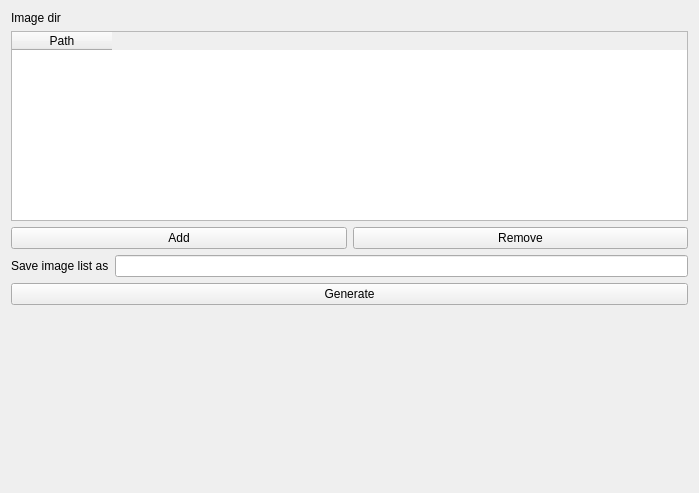
<?xml version="1.0" encoding="UTF-8"?>
<ui version="4.0">
 <class>generate_image_list</class>
 <widget class="QWidget" name="generate_image_list">
  <property name="geometry">
   <rect>
    <x>0</x>
    <y>0</y>
    <width>699</width>
    <height>493</height>
   </rect>
  </property>
  <property name="windowTitle">
   <string>Form</string>
  </property>
  <layout class="QVBoxLayout" name="verticalLayout_2">
   <item>
    <layout class="QVBoxLayout" name="verticalLayout">
     <item>
      <widget class="QLabel" name="label">
       <property name="text">
        <string>Image dir</string>
       </property>
      </widget>
     </item>
     <item>
      <widget class="QTableWidget" name="tableWidget">
       <column>
        <property name="text">
         <string>Path</string>
        </property>
       </column>
      </widget>
     </item>
    </layout>
   </item>
   <item>
    <layout class="QHBoxLayout" name="horizontalLayout">
     <item>
      <widget class="QPushButton" name="pushButtonAddDir">
       <property name="text">
        <string>Add</string>
       </property>
      </widget>
     </item>
     <item>
      <widget class="QPushButton" name="pushButtonRemoveDir">
       <property name="text">
        <string>Remove</string>
       </property>
      </widget>
     </item>
    </layout>
   </item>
   <item>
    <layout class="QHBoxLayout" name="horizontalLayout_2">
     <item>
      <widget class="QLabel" name="label_2">
       <property name="sizePolicy">
        <sizepolicy hsizetype="Maximum" vsizetype="Preferred">
         <horstretch>0</horstretch>
         <verstretch>0</verstretch>
        </sizepolicy>
       </property>
       <property name="text">
        <string>Save image list as</string>
       </property>
      </widget>
     </item>
     <item>
      <widget class="QLineEdit" name="lineEditSaveImageAs"/>
     </item>
    </layout>
   </item>
   <item>
    <widget class="QPushButton" name="pushButtonGenerate">
     <property name="text">
      <string>Generate</string>
     </property>
    </widget>
   </item>
   <item>
    <spacer name="verticalSpacer">
     <property name="orientation">
      <enum>Qt::Vertical</enum>
     </property>
     <property name="sizeHint" stdset="0">
      <size>
       <width>20</width>
       <height>179</height>
      </size>
     </property>
    </spacer>
   </item>
  </layout>
 </widget>
 <resources/>
 <connections/>
</ui>
